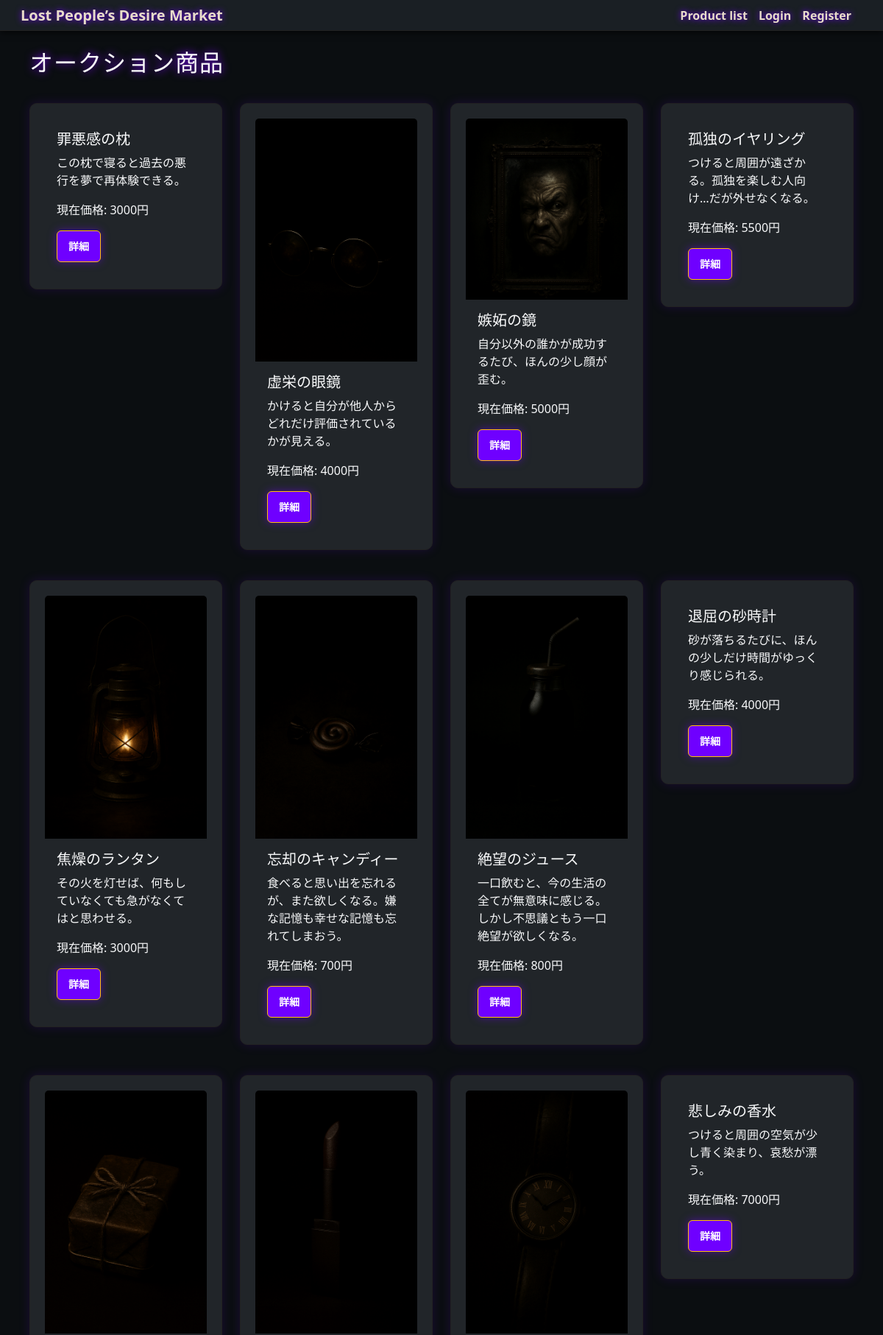
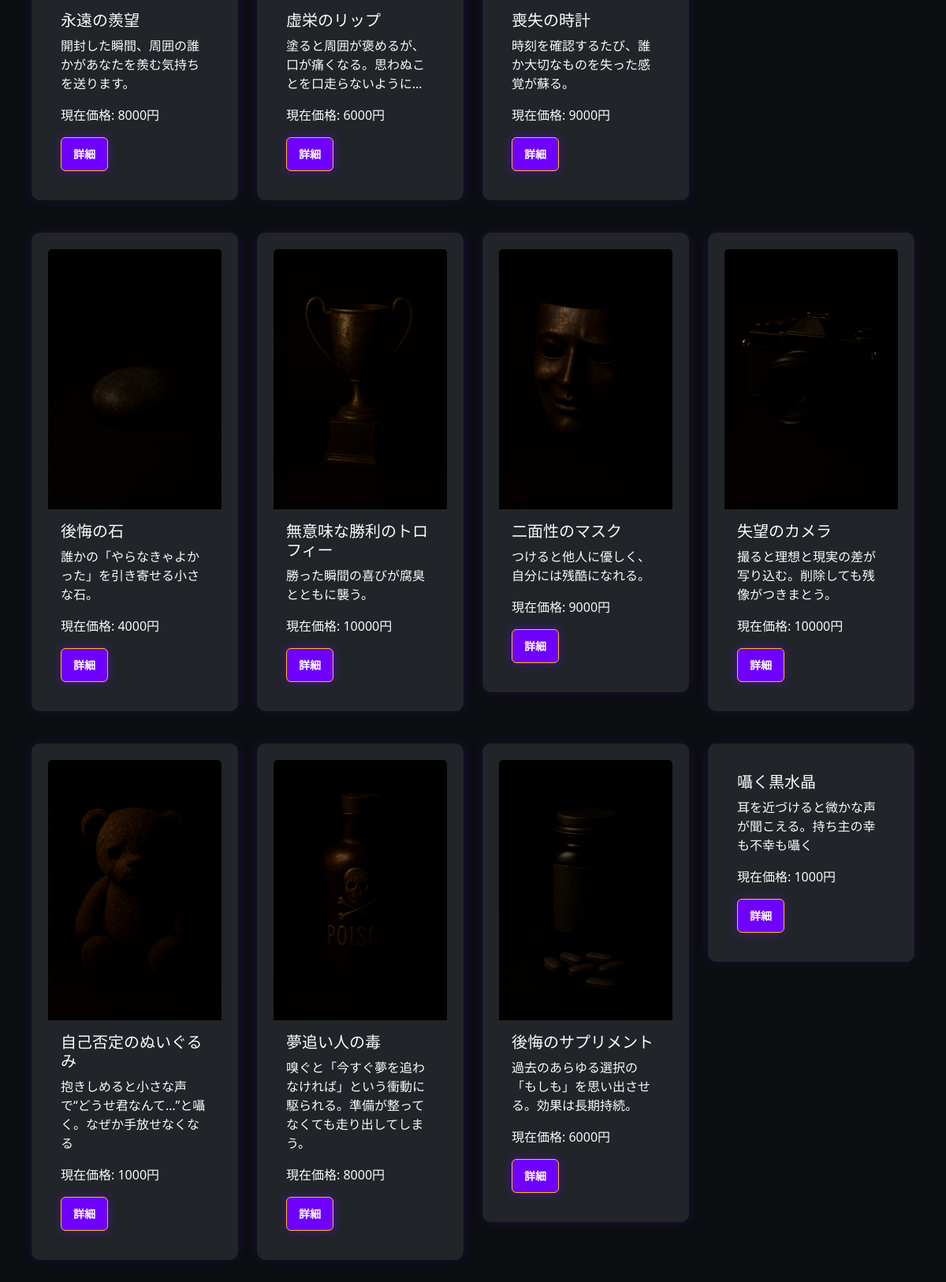
/auction/items/, run on the app's committed database (2 pictures, top to bottom).
### auctions/models.py (models this page shows, shortened)
class Item(models.Model):
    name = models.CharField(max_length=200)
    description = models.TextField(blank=True)
    starting_price = models.IntegerField(default=1)
    current_price = models.IntegerField(default=0)
    image = models.ImageField(upload_to='item_images/', blank=True, null=True)
    created_at = models.DateTimeField(auto_now_add=True)
    end_time = models.DateTimeField(default=timezone.now)
    seller = models.ForeignKey(settings.AUTH_USER_MODEL, on_delete=models.CASCADE)
    bots = models.ManyToManyField("AuctionBot", blank=True)

### auctions/views.py (the view)
# urls.py: path('items/', views.item_list, name='item_list'),
def item_list(request):
    items = Item.objects.all().order_by('end_time')
    return render(request, 'auctions/item_list.html', {'items': items})

### auctions/templates/auctions/item_list.html (shortened to what this page needs)
{% extends "base.html" %}
{% block content %}
<div class="container mt-4">
  <h2 class="text-light">オークション商品</h2>
  <div class="row">
    {% for item in items %}
    <div class="col-md-3 mt-3">
      <div class="card bg-dark text-light {% if item.ended %}ended-item{% endif %}">
        {% if item.image %}
        <img src="{{ item.image.url }}" class="card-img-top {% if item.ended %}ended-img{% endif %}" alt="">
        {% endif %}
        <div class="card-body">
          <h5 class="card-title">
            {{ item.name }}
          </h5>
          <p class="card-text">{{ item.description|truncatewords:15 }}</p>
          <p>現在価格: {{ item.current_price }}円</p>
          <a href="{% url 'auctions:item_detail' item.id %}" class="btn btn-outline-warning btn-sm">詳細</a>
        </div>
      </div>
    </div>
    {% endfor %}
  </div>
</div>
{% endblock %}

### auctions/templates/base.html (shortened to what this page needs)
<!DOCTYPE html>
<html lang="ja">
<head>
    {% load static %}
    <link href="https://cdn.jsdelivr.net/npm/bootstrap@5.3.3/dist/css/bootstrap.min.css" rel="stylesheet">
    <link rel="stylesheet" href="{% static 'css/global.css' %}">
</head>
<body>
    <nav class="navbar navbar-expand-lg navbar-custom py-0 px-2">
    <div class="container">
        <a class="navbar-brand" href="{% url 'index' %}">Lost People’s Desire Market</a>
        <div class="collapse navbar-collapse">
            <ul class="navbar-nav ms-auto">
                <li class="nav-item">
                    <a href="{% url 'auctions:item_list' %}">Product list</a>
                </li>
                {% if user.is_authenticated %}
                    <li class="nav-item">
                        <a class="navbar-username" href="{% url 'accounts:mypage' %}">{{ user.username }} さん</a>
                    </li>
                    <li class="nav-item">
                        <a href="{% url 'accounts:mypage' %}">Mypage</a>
                    </li>
                    <li class="nav-item">
                        <a href="{% url 'accounts:logout' %}">Logout</a>
                    </li>
                {% else %}
                    <li class="nav-item">
                        <a href="{% url 'accounts:login' %}">Login</a>
                    </li>
                    <li class="nav-item">
                        <a href="{% url 'accounts:register' %}">Register</a>
                    </li>
                {% endif %}
            </ul>
        </div>
    </div>
</nav>
    <div class="container mt-4">
        {% block content %}{% endblock %}
    </div>
</body>
</html>

### static/css/global.css (style rules this page uses)
body { background: #0a0a0c; color: #e0e0e0; font-family: 'OCR A Std', monospace; margin: 0; padding: 0; }
.navbar { background: #0c0c12; padding: 15px 25px; border-bottom: 1px solid #222; box-shadow: 0 0 15px rgba(120, 0, 255, 0.3); display: flex; justify-content: space-between; align-items: center; }
.navbar a { color: #c88cff; margin-right: 20px; text-decoration: none; font-weight: bold; transition: 0.2s; text-shadow: 0 0 8px #6f00ff; }
.navbar-custom { padding-top: 0 !important; padding-bottom: 0 !important; height: 42px; display: flex; align-items: center; }
.navbar-brand, .navbar-nav .nav-item a { padding-top: 0 !important; padding-bottom: 0 !important; line-height: 1.1; }
.container { max-width: 1200px; margin: 40px auto; padding: 0 20px; }
h1, h2, h3 { color: #ba68ff; text-shadow: 0 0 12px #7a00ff; margin-bottom: 20px; letter-spacing: 1px; }
.card { background: rgba(20, 20, 26, 0.9); border: 1px solid #222; border-radius: 10px; padding: 20px; margin-bottom: 25px; transition: .3s; box-shadow: 0 0 15px rgba(120, 0, 255, 0.15); }
.btn { display: inline-block; padding: 10px 15px; background: #6f00ff; color: white; text-decoration: none; border-radius: 6px; font-weight: bold; transition: .2s; box-shadow: 0 0 12px rgba(111, 0, 255, 0.5); }

### auctions/templates/base.html (style rules this page uses)
body { background-color: #0b0e11; color: #e5e5e5; font-family: 'Segoe UI', Tahoma, Geneva, Verdana, sans-serif; }
.navbar-custom { background-color: #1a1f24; box-shadow: 0 0 10px #000; }
.navbar-custom a { color: #e8dcca; text-decoration: none; margin-right: 15px; }

### data on the page
Item: name "罪悪感の枕", description "この枕で寝ると過去の悪行を夢で再体験できる。", current_price "3000"
Item: image (picture), name "虚栄の眼鏡", description "かけると自分が他人からどれだけ評価されているかが見える。", current_price "4000"
Item: image (picture), name "嫉妬の鏡", description "自分以外の誰かが成功するたび、ほんの少し顔が歪む。", current_price "5000"
Item: name "孤独のイヤリング", description "つけると周囲が遠ざかる。孤独を楽しむ人向け…だが外せなくなる。", current_price "5500"
Item: image (picture), name "焦燥のランタン", description "その火を灯せば、何もしていなくても急がなくてはと思わせる。", current_price "3000"
Item: image (picture), name "忘却のキャンディー", description "食べると思い出を忘れるが、また欲しくなる。嫌な記憶も幸せな記憶も忘れてしまおう。", current_price "700"
Item: image (picture), name "絶望のジュース", description "一口飲むと、今の生活の全てが無意味に感じる。しかし不思議ともう一口絶望が欲しくなる。", current_price "800"
Item: name "退屈の砂時計", description "砂が落ちるたびに、ほんの少しだけ時間がゆっくり感じられる。", current_price "4000"
Item: image (picture), name "永遠の羨望", description "開封した瞬間、周囲の誰かがあなたを羨む気持ちを送ります。", current_price "8000"
Item: image (picture), name "虚栄のリップ", description "塗ると周囲が褒めるが、口が痛くなる。思わぬことを口走らないように…", current_price "6000"
Item: image (picture), name "喪失の時計", description "時刻を確認するたび、誰か大切なものを失った感覚が蘇る。", current_price "9000"
Item: name "悲しみの香水", description "つけると周囲の空気が少し青く染まり、哀愁が漂う。", current_price "7000"
Item: image (picture), name "後悔の石", description "誰かの「やらなきゃよかった」を引き寄せる小さな石。", current_price "4000"
Item: image (picture), name "無意味な勝利のトロフィー", description "勝った瞬間の喜びが腐臭とともに襲う。", current_price "10000"
Item: image (picture), name "二面性のマスク", description "つけると他人に優しく、自分には残酷になれる。", current_price "9000"
Item: image (picture), name "失望のカメラ", description "撮ると理想と現実の差が写り込む。削除しても残像がつきまとう。", current_price "10000"
Item: image (picture), name "自己否定のぬいぐるみ", description "抱きしめると小さな声で“どうせ君なんて…”と囁く。なぜか手放せなくなる", current_price "1000"
Item: image (picture), name "夢追い人の毒", description "嗅ぐと「今すぐ夢を追わなければ」という衝動に駆られる。準備が整ってなくても走り出してしまう。", current_price "8000"
Item: image (picture), name "後悔のサプリメント", description "過去のあらゆる選択の「もしも」を思い出させる。効果は長期持続。", current_price "6000"
Item: name "囁く黒水晶", description "耳を近づけると微かな声が聞こえる。持ち主の幸も不幸も囁く", current_price "1000"
